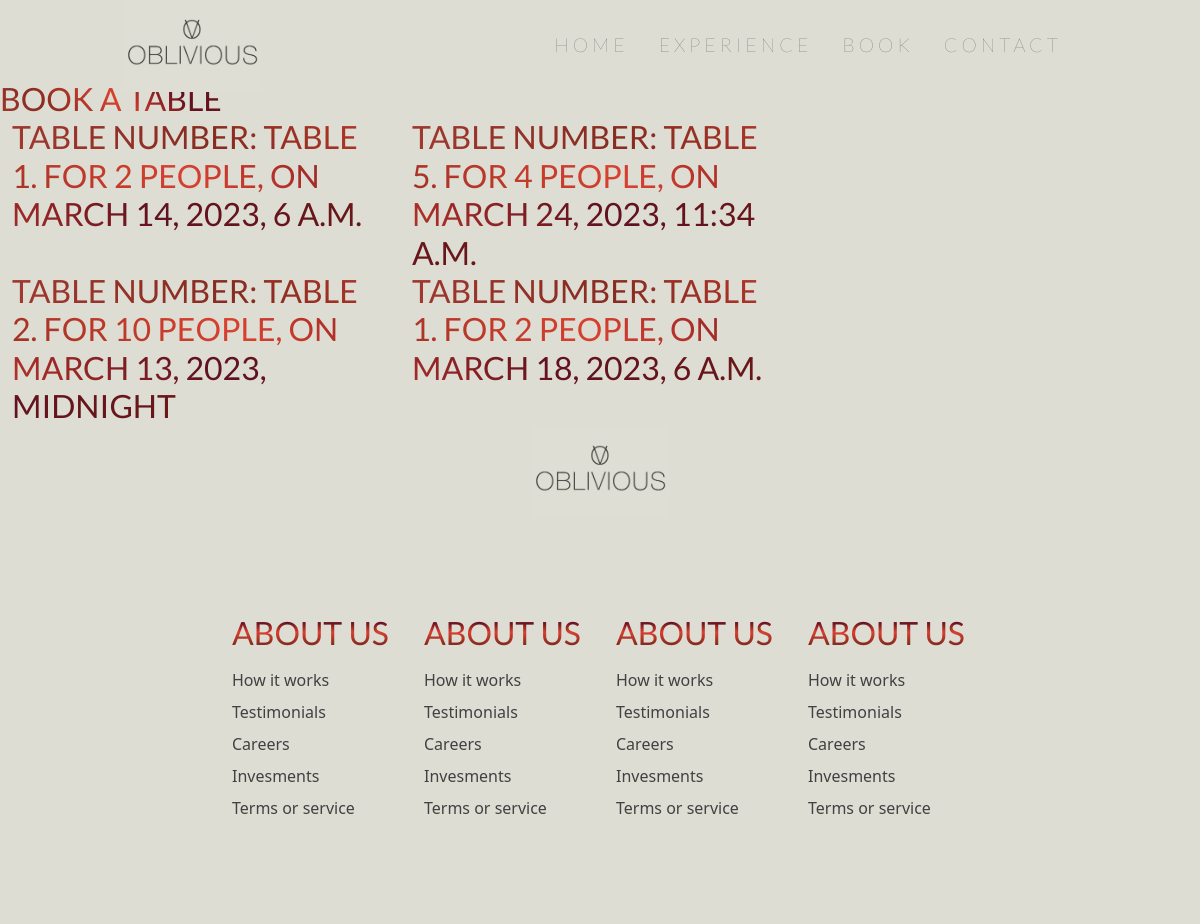
Screenshot of /book.html with the database file from the repository.
### booking/models.py (models this page shows)
class Booking(models.Model):
    user = models.ForeignKey(settings. AUTH_USER_MODEL, on_delete=models.CASCADE, null=False, blank=False,)
    table = models.ForeignKey(Table, on_delete=models.CASCADE)
    arrival_time = models.DateTimeField()
    departure_time = models.TimeField()
    def __str__(self):
        return f'{self.user} has booked {self.table} on {self.arrival_time}'

class Table(models.Model):
    TABLE_CATEGORIES = (
        ('TWO', 'TWO'),
        ('THREE', 'THREE'),
        ('FOUR', 'FOUR'),
        ('FIVE', 'FIVE'),
        ('GROUP', 'GROUP')
    )
    table_number = models.IntegerField()
    categotie = models.CharField(max_length=20, choices=TABLE_CATEGORIES)
    guests = models.IntegerField()
    def __str__(self):
        return f'table {self.table_number}. For {self.guests} people'

### booking/views.py (the view)
# urls.py: path('book.html', book, name='book_page'),
def book(request):
    submit_booking = Booking.objects.all()
    context = {
        'submit_booking': submit_booking
    }
    print(submit_booking)
    return render(request, "booking/book.html", context)

### booking/templates/booking/book.html (shortened to what this page needs)
<!DOCTYPE html>
<html lang="en">
{% load static %}
<head>
    <link rel="stylesheet" href="{% static 'css/main.css' %}">
    <link rel="stylesheet" href="{% static 'css/colors.css' %}">
    <link rel="stylesheet" href="{% static 'css/book.css' %}">
    <link href="https://cdn.jsdelivr.net/npm/bootstrap@5.3.0-alpha1/dist/css/bootstrap.min.css" rel="stylesheet">
</head>
<body>
    <div class="wrapper">
        <nav class="nav-bar">
            <div class="logo">
                 <img src="{% static 'images/oblivious-logo.jpg' %}" alt="image" class="logo-img" style="width: 138px;">
            </div>
                    <ul class="nav-items">
                        <li><a href="main.html">home</a></li>
                        <li><a href="experience.html">experience</a></li>
                        <li><a href="book.html">book</a></li>
                        <li><a href="contact.html">contact</a></li>
                    </ul>
        </nav>
    </div>
    {% block content %}
    <div class="booking-tittle">
        <h2 class="tittle">
            Book a table
        </h2>
        <div class="container-fluid">
            <div class="row">
                <div class="col-md-8">
                    <div class="row">
                        {% for Booking in submit_booking %}
                        <div class="col-md-6">
                        <h2>
                         Table number: {{ Booking.table }}, on {{ Booking.arrival_time }}
                        </h2>
                    </div>
                        {% endfor %}
                    </div>
                </div>
            </div>
        </div>
    </div>
       {% endblock %}
    <footer>
        <div class="logo-footer">
            <img src="{% static 'images/oblivious-logo.jpg' %}" alt="image" class="logo-img" style="width: 138px;">
       </div>
        <div class="footer__container">
            <div class="footer__links">
                <div class="footer__link-wrap">
                    <div class="footer__items">
                        <h2>About us</h2>
                        <a href="/">How it works</a>
                        <a href="/">Testimonials</a>
                        <a href="/">Careers</a>
                        <a href="/">Invesments</a>
                        <a href="/">Terms or service</a>
                    </div>
                    <div class="footer__items">
                        <h2>About us</h2>
                        <a href="/">How it works</a>
                        <a href="/">Testimonials</a>
                        <a href="/">Careers</a>
                        <a href="/">Invesments</a>
                        <a href="/">Terms or service</a>
                    </div>
                </div>
                <div class="footer__link-wrap">
                    <div class="footer__items">
                        <h2>About us</h2>
                        <a href="/">How it works</a>
                        <a href="/">Testimonials</a>
                        <a href="/">Careers</a>
                        <a href="/">Invesments</a>
                        <a href="/">Terms or service</a>
                    </div>
                    <div class="footer__items">
                        <h2>About us</h2>
                        <a href="/">How it works</a>
                        <a href="/">Testimonials</a>
                        <a href="/">Careers</a>
                        <a href="/">Invesments</a>
                        <a href="/">Terms or service</a>
                    </div>
                </div>
            </div>
        </div>
    </footer>
</body>
</html>

### booking/static/css/main.css (style rules this page uses)
* { margin: 0; padding: 0; box-sizing: border-box; background-color: var(--background-color); }
h2, h3 { background-image: linear-gradient(45deg, #782b25 0%, #a23930 0%, #872b20 21%, #d9402f 52%, #61111f 78%, #6a1818 100%); -webkit-background-clip: text; -moz-background-clip: text; -webkit-text-fill-color: transparent; -moz-text-fill-color:transparent; font-family: Lato, sans-serif; font-size: 2rem; text-transform: capitalize; }
nav { display: flex; width: 100%; justify-content: space-around; height: 80px; line-height: 80px; z-index: 111; background-color:var(--background-color); }
.logo { position: relative; }
.nav-items { display: flex; font-family: Lato, sans-serif; font-weight: 200; }
.nav-items li a { text-decoration: none; margin: 0px 15px; font-size: 1.2rem; color: var(--font-color); cursor: pointer; letter-spacing: 4px ; text-transform: uppercase; }
li { list-style: none; font-weight: 100; letter-spacing: 2px; font-size: 2rem; }
.about-content, h2, p { display: initial; }
.about-content, h2 { text-transform: uppercase; font-weight: 100; }
.private-din-content, h2, p { display: initial; }
.private-din-content, h2 { text-transform: uppercase; font-weight: 100; }
.footer__container { background-color: var(--background-color); padding: 5rem 0; display: flex; flex-direction: column; justify-content: center; align-items: center; }
.footer__links { width: 100%; max-width: 1000px; display: flex; justify-content: center; }
.footer__links h2 { margin-bottom: 16px; background-color: #8f3731; background-image: linear-gradient(to top, #782b25 0%, #a23930 0%, #872b20 21%, #d9402f 52%, #61111f 78%, #6a1818 100%); -webkit-background-clip: text; -moz-background-clip: text; -webkit-text-fill-color: transparent; -moz-text-fill-color:transparent; }
.footer__link-wrap { display: flex; }
.footer__items { display: flex; flex-direction: column; align-items: flex-start; margin: 16px; text-align: left; width: 160px; box-sizing: border-box; }
.footer__links a { color: var(--font-color) ; text-decoration: none; margin-bottom: 0.5rem; }
.logo-footer { display: flex; justify-content: center; text-align: center; }

### booking/static/css/colors.css (style rules this page uses)
:root { --background-color: #ddddd3; --font-color: #424040; --linear-gradient: (45deg, #782b25 0%, #a23930 0%, #872b20 21%, #d9402f 52%, #61111f 78%, #6a1818 100%); }

### rows the page displays
Booking: table "TABLE 1. FOR 2 PEOPLE", arrival_time "MARCH 14, 2023, 6 A.M."
Booking: table "TABLE 5. FOR 4 PEOPLE", arrival_time "MARCH 24, 2023, 11:34 A.M."
Booking: table "TABLE 2. FOR 10 PEOPLE", arrival_time "MARCH 13, 2023, MIDNIGHT"
Booking: table "TABLE 1. FOR 2 PEOPLE", arrival_time "MARCH 18, 2023, 6 A.M."
